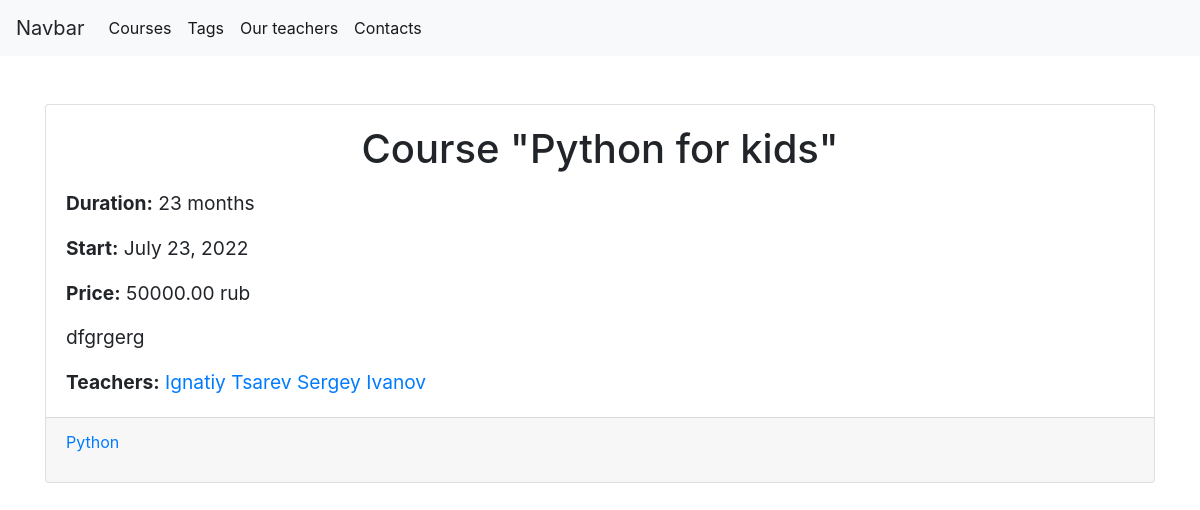
The page /course/detail/1/ on the database its author committed.
### course/models.py (models this page shows, shortened)
class Course(models.Model):
    STATUS_NOW = "In progress"
    STATUS_WAIT = "Wait for group"
    STATUS_CHOICES = [
        (STATUS_NOW, "Курс идет"),
        (STATUS_WAIT, "Набор группы")
        ]
    title = models.CharField(max_length=50)
    description = models.TextField(blank=True)
    duration = models.IntegerField()
    start = models.DateField()
    price = models.DecimalField(max_digits=8, decimal_places=2)
    category = models.ManyToManyField(Category, related_name="courses")
    status = models.CharField(choices=STATUS_CHOICES, max_length=16, default=STATUS_WAIT)
    teachers = models.ManyToManyField('Teacher', related_name='courses', default=None)

class Teacher(models.Model):
    profile = models.OneToOneField('UserProfile', on_delete=models.PROTECT, default=None, related_name='teacher')
    about_me = models.TextField(blank=True)
    def __str__(self):
        return f'{self.profile.user.first_name} {self.profile.user.last_name}'

class UserProfile(models.Model):
    user = models.OneToOneField(User, on_delete=models.CASCADE, related_name="profile")
    location = models.CharField(max_length=30, blank=True)
    date_joined = models.DateTimeField(auto_now_add=True)
    is_teacher = models.BooleanField(default=False)

class Category(models.Model):
    category_title = models.CharField(max_length=50)

### course/views.py (the view)
# urls.py: path('course/detail/<int:pk>/', course.CourseDetailView.as_view(), name="course_detail"),
class CourseDetailView(PageTitleMixin, DetailView):
    model = Course
    page_title = "About Course"
    def get_queryset(self):
        qs = super().get_queryset()
        qs = qs.prefetch_related('teachers', 'teachers__profile', 'teachers__profile__user')
        return qs

### course/views.py (called while the page is built)
    def get_context_data(self, *, object_list=None, **kwargs):
        context = super().get_context_data(object_list=object_list, **kwargs)
        context["page_title"] = self.page_title
        return context

### course/templates/course/course_detail.html (shortened to what this page needs)
{% extends 'root.html' %}
{% block content %}
<div class="container">
    <div class="card mt-5">
        <div class="card-body">
            <h1 class="card-title text-center"> Course "{{ object.title }}"</h1>
            <p class="card-text mt-3 ms-3" style="font-size: 1.2em"><b>Duration:</b> {{ object.duration }} months</p>
            <p class="card-text mt-3 ms-3" style="font-size: 1.2em"><b>Start:</b> {{ object.start }} </p>
            <p class="card-text mt-3 ms-3" style="font-size: 1.2em"><b>Price:</b> {{ object.price }} rub</p>
            <p class="card-text mt-3 ms-3" style="font-size: 1.2em">{{ object.description }}</p>
            <p class="card-text mt-3 ms-3" style="font-size: 1.2em">
                <b>Teachers:</b>
                {% for teacher in object.teachers.all %}
                <a href="{% url 'course:teacher_detail' pk=teacher.id %}">{{ teacher }}</a>
                {% endfor %}
            </p>
        </div>
        <div class="card-footer">
            <p class="text-muted">
            {% for category in object.category.all %}
                <a href="{% url "course:course_list_by_tag" category_id=category.id %}">{{ category.category_title }}</a>
                {% endfor %}
            </p>
        </div>
    </div>
</div>
{% endblock %}

### rows shown on the page
Course: title "Python for kids", duration "23", start "July 23, 2022", price "50000.00", description "dfgrgerg"
Teacher: profile.last_name "Ignatiy Tsarev"
Teacher: profile.last_name "Sergey Ivanov"
Category: category_title "Python"
